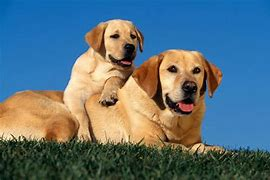
#> input picture dog.jpg, 270 x 180 px
$ python lianxi.py
#> lines starting #> are read from the running program, lines starting #| are printed output that depends on the picture; pictures that were not available may be replaced by others from this repository, and a replacement may not be noted
#> further down, img is the input picture: shape (180, 270, 3); mean R, G, B 92, 113.5, 122.6
import numpy as np
from PIL import Image

def cal_distance(a, b, A_padding, B, p_size):
    p = p_size // 2
    patch_a = A_padding[a[0]:a[0]+p_size, a[1]:a[1]+p_size, :]  #[[[元素]]]
    patch_b = B[b[0]-p:b[0]+p+1, b[1]-p:b[1]+p+1, :]
    temp = patch_b - patch_a
    num = np.sum(1 - np.int32(np.isnan(temp))) #nn.nan是arry独特的占位符，没有值就是nan，np.isnan就是判断是否是nan，会遍历所有元素
    dist = np.sum(np.square(np.nan_to_num(temp))) / num
    return dist

def initialization(A, B, p_size):
#> called with p_size = 3
    A_h = np.size(A, 0)
#> A_h = 180
    A_w = np.size(A, 1)
#> A_w = 270
    B_h = np.size(B, 0)
#> B_h = 180
    B_w = np.size(B, 1)
#> B_w = 270
    p = p_size // 2
    random_B_r = np.random.randint(p, B_h-p, [A_h, A_w])  #随机生成最小值p最大值B_h-p形状为[A_h, A_w]的数组
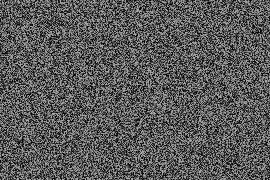
#> random_B_r: shape (180, 270) int64; min 1, max 178, mean 89.8
    random_B_c = np.random.randint(p, B_w-p, [A_h, A_w])
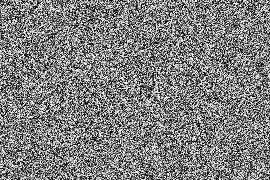
#> random_B_c: shape (180, 270) int64; min 1, max 268, mean 134.5; drawn with min black and max white
    A_padding = np.ones([A_h+p*2, A_w+p*2, 3]) * np.nan  #长宽填充增加2就是长宽都加2
    A_padding[p:A_h+p, p:A_w+p, :] = A  #把不是填充的部分用A的值来取代
#> A_padding: shape (182, 272, 3) float64; 1.83% of the values are NaN or infinite; the others: min 0, max 255, mean 109.3
    f = np.zeros([A_h, A_w], dtype=object)
    dist = np.zeros([A_h, A_w])
    for i in range(A_h):
        for j in range(A_w):
            a = np.array([i, j])   #A当中的元素当前是随机整数
            b = np.array([random_B_r[i, j], random_B_c[i, j]], dtype=np.int32)  #给b复制
            f[i, j] = b
            dist[i, j] = cal_distance(a, b, A_padding, B, p_size)
#> this loop made 180 passes
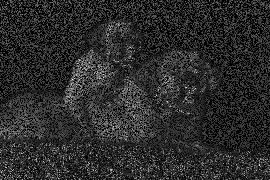
#> dist: shape (180, 270) float64; min 0, max 50402, mean 8715.9; drawn with min black and max white
    return f, dist, A_padding

img = np.array(Image.open("./dog.jpg"))
ref = np.array(Image.open("./cup_a.jpg"))
initialization(img,ref,3)
A_H = img.shape[0]
A_W = img.shape[1]
nnf = np.zeros([A_H, A_W, 2])
#print(nnf)
#a=np.zeros([2, 3, 4])
#print(a)
'''p_size=3
A_h = np.size(img, 0)
A_w = np.size(img, 1)
p = p_size // 2
k=np.ones([A_h+p*2, A_w+p*2, 3])
A_padding = np.ones([A_h+p*2, A_w+p*2, 3]) * np.nan
c = np.random.randint(1, 10, [8,7 ])'''
# [4 lines of commented-out code are left out]
'''k=np.array([[[1,2,3],
             [2,3,5],
             [2,8,3]]])
print(k.shape)
print(k[0:1,0:2,1:2])'''
